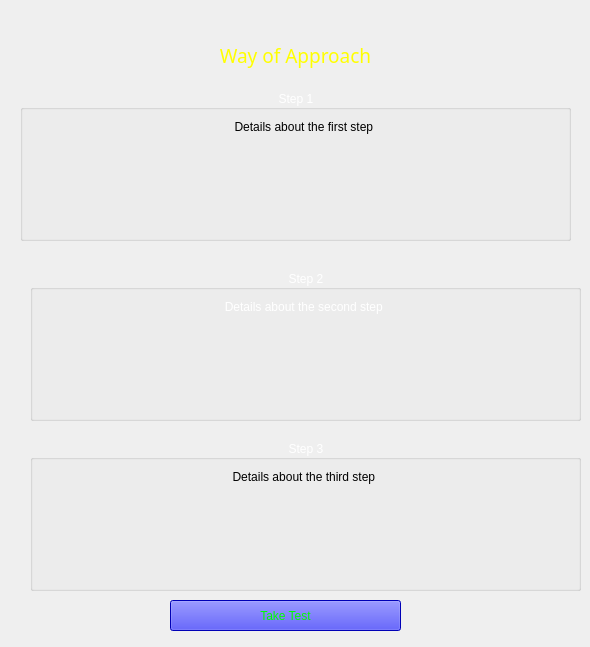
<?xml version="1.0" encoding="UTF-8"?>
<ui version="4.0">
 <class>Instructions</class>
 <widget class="QWidget" name="Instructions">
  <property name="geometry">
   <rect>
    <x>0</x>
    <y>0</y>
    <width>590</width>
    <height>647</height>
   </rect>
  </property>
  <property name="windowTitle">
   <string>Instructions</string>
  </property>
  <widget class="QLabel" name="label">
   <property name="geometry">
    <rect>
     <x>0</x>
     <y>0</y>
     <width>590</width>
     <height>640</height>
    </rect>
   </property>
   <property name="text">
    <string/>
   </property>
   <property name="pixmap">
    <pixmap>Images/steps3.gif</pixmap>
   </property>
   <property name="scaledContents">
    <bool>true</bool>
   </property>
  </widget>
  <widget class="QGroupBox" name="groupBox_2">
   <property name="geometry">
    <rect>
     <x>30</x>
     <y>270</y>
     <width>551</width>
     <height>151</height>
    </rect>
   </property>
   <property name="styleSheet">
    <string notr="true">font: 9pt &quot;MV Boli&quot;;
color: rgb(255, 255, 255);</string>
   </property>
   <property name="title">
    <string>Step 2</string>
   </property>
   <property name="alignment">
    <set>Qt::AlignCenter</set>
   </property>
   <widget class="QLabel" name="label_4">
    <property name="geometry">
     <rect>
      <x>30</x>
      <y>30</y>
      <width>491</width>
      <height>101</height>
     </rect>
    </property>
    <property name="styleSheet">
     <string notr="true">color:rgb(255, 255, 255);</string>
    </property>
    <property name="text">
     <string>Details about the second step </string>
    </property>
    <property name="alignment">
     <set>Qt::AlignHCenter|Qt::AlignTop</set>
    </property>
    <property name="wordWrap">
     <bool>true</bool>
    </property>
   </widget>
  </widget>
  <widget class="QGroupBox" name="groupBox">
   <property name="geometry">
    <rect>
     <x>20</x>
     <y>90</y>
     <width>551</width>
     <height>151</height>
    </rect>
   </property>
   <property name="styleSheet">
    <string notr="true">font: 9pt &quot;MV Boli&quot;;
color: rgb(255, 255, 255);</string>
   </property>
   <property name="title">
    <string>Step 1</string>
   </property>
   <property name="alignment">
    <set>Qt::AlignCenter</set>
   </property>
   <widget class="QLabel" name="label_3">
    <property name="geometry">
     <rect>
      <x>40</x>
      <y>30</y>
      <width>491</width>
      <height>101</height>
     </rect>
    </property>
    <property name="styleSheet">
     <string notr="true">color: rgb(0, 0, 0);</string>
    </property>
    <property name="text">
     <string>Details about the first step </string>
    </property>
    <property name="alignment">
     <set>Qt::AlignHCenter|Qt::AlignTop</set>
    </property>
    <property name="wordWrap">
     <bool>true</bool>
    </property>
   </widget>
  </widget>
  <widget class="QGroupBox" name="groupBox_3">
   <property name="geometry">
    <rect>
     <x>30</x>
     <y>440</y>
     <width>551</width>
     <height>151</height>
    </rect>
   </property>
   <property name="styleSheet">
    <string notr="true">font: 9pt &quot;MV Boli&quot;;
color: rgb(255, 255, 255);</string>
   </property>
   <property name="title">
    <string>Step 3</string>
   </property>
   <property name="alignment">
    <set>Qt::AlignCenter</set>
   </property>
   <widget class="QLabel" name="label_5">
    <property name="geometry">
     <rect>
      <x>30</x>
      <y>30</y>
      <width>491</width>
      <height>101</height>
     </rect>
    </property>
    <property name="styleSheet">
     <string notr="true">color:rgb(0, 0, 0);</string>
    </property>
    <property name="text">
     <string>Details about the third step </string>
    </property>
    <property name="alignment">
     <set>Qt::AlignHCenter|Qt::AlignTop</set>
    </property>
    <property name="wordWrap">
     <bool>true</bool>
    </property>
   </widget>
  </widget>
  <widget class="QLabel" name="label_2">
   <property name="geometry">
    <rect>
     <x>20</x>
     <y>30</y>
     <width>551</width>
     <height>51</height>
    </rect>
   </property>
   <property name="font">
    <font>
     <family>MV Boli</family>
     <pointsize>16</pointsize>
    </font>
   </property>
   <property name="text">
    <string>&lt;html&gt;&lt;head/&gt;&lt;body&gt;&lt;p align=&quot;center&quot;&gt;&lt;span style=&quot; font-size:14pt; color:#ffff00;&quot;&gt;Way of Approach&lt;/span&gt;&lt;/p&gt;&lt;/body&gt;&lt;/html&gt;</string>
   </property>
   <property name="alignment">
    <set>Qt::AlignCenter</set>
   </property>
   <property name="wordWrap">
    <bool>true</bool>
   </property>
  </widget>
  <widget class="QPushButton" name="pushButton">
   <property name="geometry">
    <rect>
     <x>170</x>
     <y>600</y>
     <width>231</width>
     <height>31</height>
    </rect>
   </property>
   <property name="styleSheet">
    <string notr="true">color:rgb(0, 255, 0);
font: 75 10pt &quot;MV Boli&quot;;
background-color: rgb(0, 0, 255);</string>
   </property>
   <property name="text">
    <string>Take Test</string>
   </property>
  </widget>
 </widget>
 <resources/>
 <connections/>
</ui>
